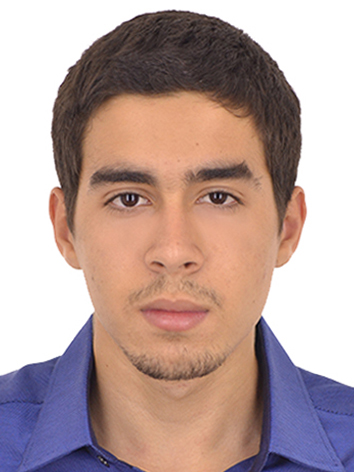
#> input picture img.jpg, 354 x 472 px
$ python rotation.py
#> lines starting #> are read from the running program, lines starting #| are printed output that depends on the picture
import cv2 as cv
import numpy as np

img = cv.imread("img.jpg")
#> img is the input picture: shape (472, 354, 3); mean B, G, R 156.7, 160.8, 184.3
angle = 90

height, width = img.shape[:2]
#> height = 472; width = 354
rotationMatrix = cv.getRotationMatrix2D((width/2, height/2), angle, 1)
rotatedImg = cv.warpAffine(img, rotationMatrix, (width, height))
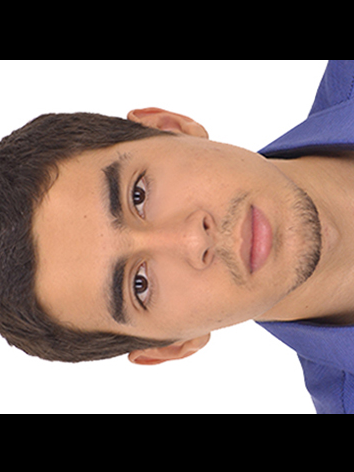
#> rotatedImg: shape (472, 354, 3); mean B, G, R 115.7, 122.9, 143.5

rotatedImg2 = cv.transpose(img)
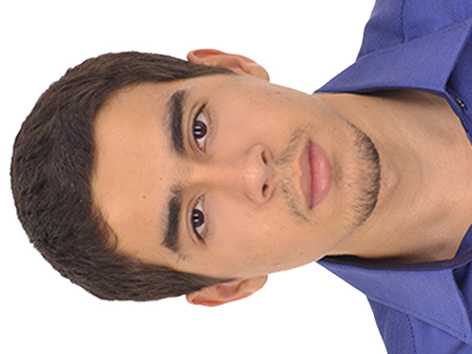
#> rotatedImg2: shape (354, 472, 3); mean B, G, R 156.7, 160.8, 184.3
cv.imshow("Imagem rotacionada ({} graus)".format(angle), rotatedImg2)
cv.waitKey()
cv.imshow("Imagem rotacionada ({} graus)".format(angle), rotatedImg)
cv.waitKey()
cv.destroyAllWindows()
